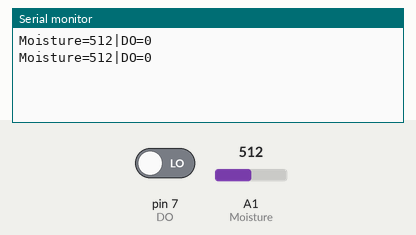
This sketch was run on a simulated Arduino Uno, built with avr-gcc and run on an emulated ATmega328P. On the bench: the last lines printed to the serial monitor. The test bench sets the inputs (shaded band); at power-on: A1 (Moisture) = 512, pin 7 (DO) LOW.

Above: at 1.8 s.
1.9 s: A1 (Moisture) set to 716
At 2.5 s:
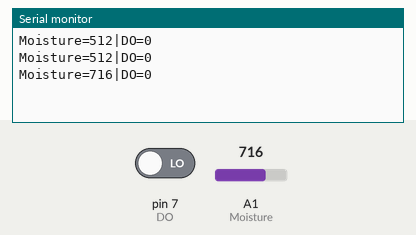
3.4 s: pin 7 (DO) driven HIGH
At 4.7 s:
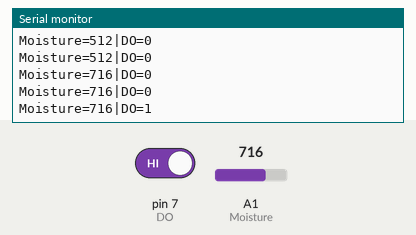
4.9 s: A1 (Moisture) set to 900
At 5.8 s:
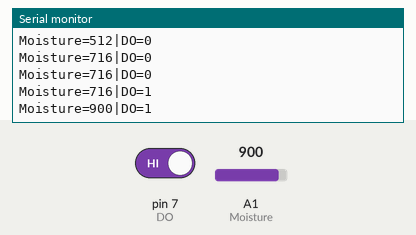
6.4 s: pin 7 (DO) driven LOW
At 7.5 s:
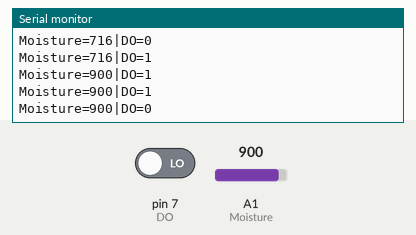
Timing chart, 0 to 8.9 s (numbered marks = the images above; inputs shaded):
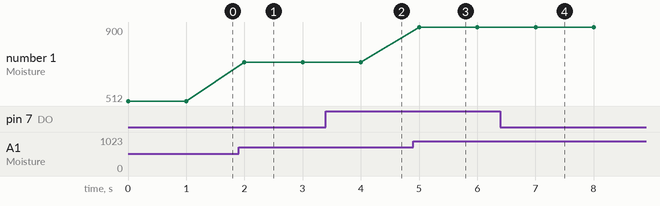

Measured:
- after the input at 1.9 s, the serial monitor: prints a new line after 0.10 s (image 1)
- after the input at 3.4 s, the serial monitor: prints a new line after 0.60 s (image 2)
- after the input at 4.9 s, the serial monitor: prints a new line after 0.10 s (image 3)
- after the input at 6.4 s, the serial monitor: prints a new line after 0.60 s (image 4)
- plotted number 1: 512 → 716 after the input at 1.9 s, 716 → 900 after the input at 4.9 s

The sketch:

soil_moisture_sensor.ino
```cpp
#define Moisture A1 //定義AO 引腳 為 IO-A0
#define DO 7        //定義DO 引腳 為 IO-7

void setup() {
  pinMode(Moisture, INPUT);//定義A0為輸入模式
  pinMode(DO, INPUT);
  Serial.begin(9600);
}

void loop() {
  //串列埠返回測量資料
  Serial.print("Moisture=");
  Serial.print(analogRead(Moisture));//讀取AO的數值
  Serial.print("|DO=");
  Serial.println(digitalRead(DO));//讀取DO的數值
  delay(1000);
}
```
